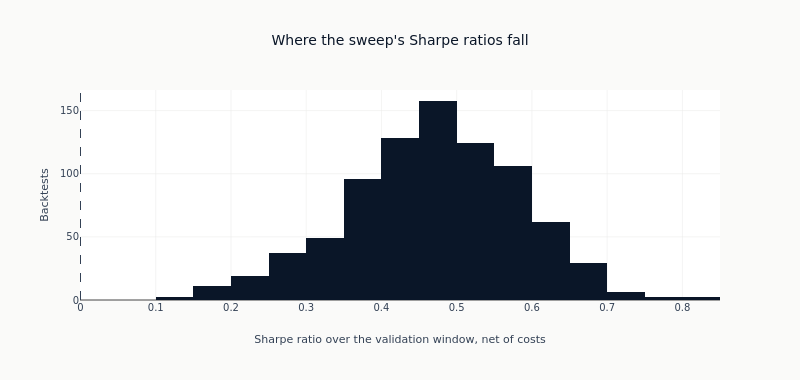

This figure's notebook cell:
### Markdown cell above
### Does a better ranking make a better strategy?

The left panel is the distribution of every Sharpe in the sweep, with a line at zero. The right
panel puts each backtest's Sharpe against the information coefficient of the prediction set it
traded. A tight upward relationship would mean IC is a sufficient selection criterion; a diffuse
one means it is not, and that two configurations with the same IC can trade very differently.

### Code cell
all_signal = explorer.best(stage="signal", top_n=100000, prediction_hashes=LIVE_PREDICTIONS)
if all_signal.is_empty():
    raise RuntimeError("no signal-stage backtests are registered, so there is nothing to read")

sharpes = all_signal["sharpe"].drop_nulls()
paired = all_signal.select("ic_mean", "sharpe").drop_nulls()

fig = go.Figure(
    go.Histogram(x=sharpes.to_list(), nbinsx=30, marker_color=COLORS["blue"], showlegend=False)
)
fig.add_vline(x=0, line_width=1, line_dash="dash", line_color=COLORS["neutral"])
fig.update_xaxes(title_text="Sharpe ratio over the validation window, net of costs")
fig.update_yaxes(title_text="Backtests")
fig.update_layout(
    title="Where the sweep's Sharpe ratios fall",
    height=380,
    width=800,
    margin=dict(t=90),
)
show_plotly_with_alt(
    fig,
    "Histogram of the net Sharpe ratio of every signal-stage backtest in the sweep, with a dashed "
    f"line at zero. Counted from the frame: {sharpes.len()} backtests, Sharpe from "
    f"{sharpes.min():+.2f} to {sharpes.max():+.2f}, median {sharpes.median():+.2f}, "
    f"{(sharpes > 0).sum()} above zero.",
)

### Figure 1 — Plotly figure (JSON) as saved in the notebook; plotly's stock layout.template omitted (floating-point values rounded to 4 significant figures; data arrays with more than 128 entries replaced by an {"elided": "..."} marker saying what was removed)
{"data": [{"marker": {"color": "#0a1628"}, "nbinsx": 30, "showlegend": false, "type": "histogram", "x": {"elided": "831 float values"}}], "layout": {"height": 380, "margin": {"t": 90}, "shapes": [{"line": {"color": "#334155", "dash": "dash", "width": 1}, "type": "line", "x0": 0, "x1": 0, "xref": "x", "y0": 0, "y1": 1, "yref": "y domain"}], "title": {"text": "Where the sweep's Sharpe ratios fall"}, "width": 800, "xaxis": {"title": {"text": "Sharpe ratio over the validation window, net of costs"}}, "yaxis": {"title": {"text": "Backtests"}}}}
